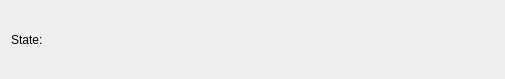
<?xml version="1.0" encoding="UTF-8"?>
<ui version="4.0">
 <class>StatusBarMinerState</class>
 <widget class="QWidget" name="StatusBarMinerState">
  <property name="geometry">
   <rect>
    <x>0</x>
    <y>0</y>
    <width>505</width>
    <height>79</height>
   </rect>
  </property>
  <property name="windowTitle">
   <string>Form</string>
  </property>
  <layout class="QHBoxLayout" name="horizontalLayout_2">
   <item>
    <layout class="QHBoxLayout" name="horizontalLayout" stretch="0,1">
     <item>
      <widget class="QLabel" name="label">
       <property name="text">
        <string>State: </string>
       </property>
       <property name="scaledContents">
        <bool>true</bool>
       </property>
      </widget>
     </item>
     <item>
      <widget class="QLabel" name="lblState">
       <property name="text">
        <string/>
       </property>
      </widget>
     </item>
    </layout>
   </item>
  </layout>
 </widget>
 <resources/>
 <connections/>
</ui>
